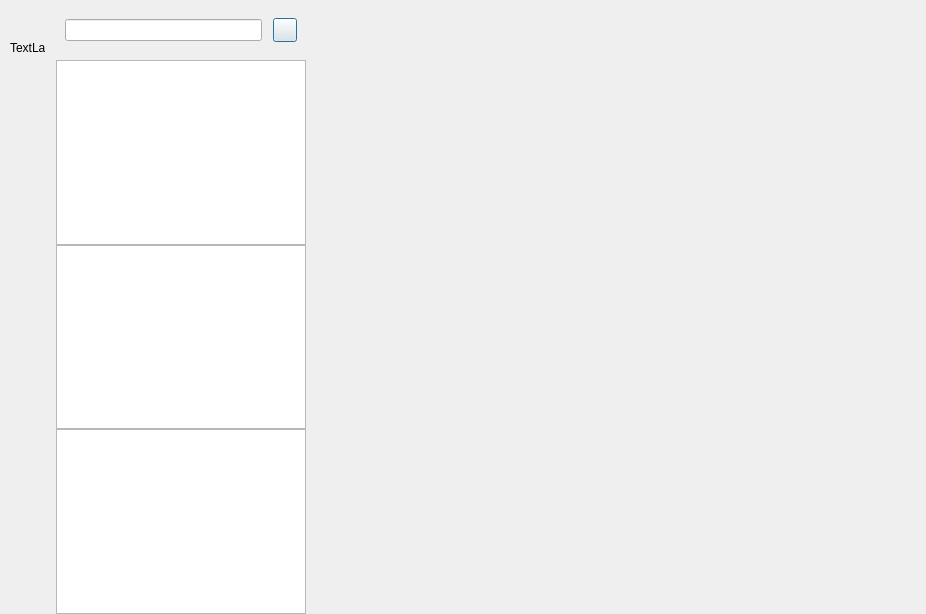
<?xml version="1.0" encoding="UTF-8"?>
<ui version="4.0">
 <class>ChatDialog</class>
 <widget class="QDialog" name="ChatDialog">
  <property name="geometry">
   <rect>
    <x>0</x>
    <y>0</y>
    <width>926</width>
    <height>614</height>
   </rect>
  </property>
  <property name="windowTitle">
   <string>Dialog</string>
  </property>
  <layout class="QHBoxLayout" name="horizontalLayout">
   <property name="spacing">
    <number>0</number>
   </property>
   <property name="leftMargin">
    <number>0</number>
   </property>
   <property name="topMargin">
    <number>0</number>
   </property>
   <property name="rightMargin">
    <number>0</number>
   </property>
   <property name="bottomMargin">
    <number>0</number>
   </property>
   <item>
    <widget class="QWidget" name="side_bar" native="true">
     <property name="sizePolicy">
      <sizepolicy hsizetype="Fixed" vsizetype="Expanding">
       <horstretch>0</horstretch>
       <verstretch>0</verstretch>
      </sizepolicy>
     </property>
     <property name="minimumSize">
      <size>
       <width>56</width>
       <height>0</height>
      </size>
     </property>
     <property name="maximumSize">
      <size>
       <width>56</width>
       <height>16777215</height>
      </size>
     </property>
     <layout class="QVBoxLayout" name="verticalLayout">
      <property name="leftMargin">
       <number>10</number>
      </property>
      <property name="topMargin">
       <number>30</number>
      </property>
      <property name="rightMargin">
       <number>0</number>
      </property>
      <property name="bottomMargin">
       <number>0</number>
      </property>
      <item>
       <widget class="QWidget" name="widget" native="true">
        <layout class="QVBoxLayout" name="verticalLayout_3">
         <property name="spacing">
          <number>30</number>
         </property>
         <property name="leftMargin">
          <number>0</number>
         </property>
         <property name="topMargin">
          <number>0</number>
         </property>
         <property name="rightMargin">
          <number>0</number>
         </property>
         <property name="bottomMargin">
          <number>0</number>
         </property>
         <item>
          <widget class="QLabel" name="side_head_lb">
           <property name="minimumSize">
            <size>
             <width>35</width>
             <height>35</height>
            </size>
           </property>
           <property name="maximumSize">
            <size>
             <width>35</width>
             <height>35</height>
            </size>
           </property>
           <property name="text">
            <string>TextLabel</string>
           </property>
          </widget>
         </item>
         <item>
          <widget class="StateWidget" name="side_chat_lb" native="true">
           <property name="minimumSize">
            <size>
             <width>30</width>
             <height>30</height>
            </size>
           </property>
           <property name="maximumSize">
            <size>
             <width>30</width>
             <height>30</height>
            </size>
           </property>
          </widget>
         </item>
         <item>
          <widget class="StateWidget" name="side_contact_lb" native="true">
           <property name="minimumSize">
            <size>
             <width>30</width>
             <height>30</height>
            </size>
           </property>
           <property name="maximumSize">
            <size>
             <width>30</width>
             <height>30</height>
            </size>
           </property>
          </widget>
         </item>
        </layout>
       </widget>
      </item>
      <item>
       <spacer name="verticalSpacer">
        <property name="orientation">
         <enum>Qt::Orientation::Vertical</enum>
        </property>
        <property name="sizeHint" stdset="0">
         <size>
          <width>20</width>
          <height>40</height>
         </size>
        </property>
       </spacer>
      </item>
     </layout>
    </widget>
   </item>
   <item>
    <widget class="QWidget" name="chat_user_wid" native="true">
     <property name="maximumSize">
      <size>
       <width>250</width>
       <height>16777215</height>
      </size>
     </property>
     <layout class="QVBoxLayout" name="verticalLayout_2">
      <property name="spacing">
       <number>0</number>
      </property>
      <property name="leftMargin">
       <number>0</number>
      </property>
      <property name="topMargin">
       <number>0</number>
      </property>
      <property name="rightMargin">
       <number>0</number>
      </property>
      <property name="bottomMargin">
       <number>0</number>
      </property>
      <item>
       <widget class="QWidget" name="search_wid" native="true">
        <property name="minimumSize">
         <size>
          <width>0</width>
          <height>60</height>
         </size>
        </property>
        <property name="maximumSize">
         <size>
          <width>16777215</width>
          <height>60</height>
         </size>
        </property>
        <layout class="QHBoxLayout" name="horizontalLayout_2">
         <property name="spacing">
          <number>6</number>
         </property>
         <property name="leftMargin">
          <number>9</number>
         </property>
         <property name="topMargin">
          <number>9</number>
         </property>
         <property name="rightMargin">
          <number>9</number>
         </property>
         <property name="bottomMargin">
          <number>9</number>
         </property>
         <item>
          <widget class="CustomizeEdit" name="search_edit"/>
         </item>
         <item>
          <spacer name="horizontalSpacer">
           <property name="orientation">
            <enum>Qt::Orientation::Horizontal</enum>
           </property>
           <property name="sizeType">
            <enum>QSizePolicy::Policy::Fixed</enum>
           </property>
           <property name="sizeHint" stdset="0">
            <size>
             <width>5</width>
             <height>20</height>
            </size>
           </property>
          </spacer>
         </item>
         <item>
          <widget class="ClickedBtn" name="add_btn">
           <property name="minimumSize">
            <size>
             <width>24</width>
             <height>24</height>
            </size>
           </property>
           <property name="maximumSize">
            <size>
             <width>24</width>
             <height>24</height>
            </size>
           </property>
           <property name="text">
            <string/>
           </property>
          </widget>
         </item>
        </layout>
       </widget>
      </item>
      <item>
       <widget class="ChatUserList" name="chat_user_list"/>
      </item>
      <item>
       <widget class="SearchList" name="search_list"/>
      </item>
      <item>
       <widget class="ContactUserList" name="con_user_list"/>
      </item>
     </layout>
    </widget>
   </item>
   <item>
    <widget class="QStackedWidget" name="stackedWidget">
     <widget class="ChatPage" name="chat_page"/>
     <widget class="FriendInfoPage" name="friend_info_page"/>
     <widget class="ApplyFriendPage" name="friend_apply_page"/>
    </widget>
   </item>
  </layout>
 </widget>
 <customwidgets>
  <customwidget>
   <class>ClickedBtn</class>
   <extends>QPushButton</extends>
   <header location="global">clickedbtn.h</header>
  </customwidget>
  <customwidget>
   <class>CustomizeEdit</class>
   <extends>QLineEdit</extends>
   <header location="global">customizeedit.h</header>
  </customwidget>
  <customwidget>
   <class>ChatUserList</class>
   <extends>QListWidget</extends>
   <header location="global">chatuserlist.h</header>
  </customwidget>
  <customwidget>
   <class>ChatPage</class>
   <extends>QWidget</extends>
   <header>chatpage.h</header>
   <container>1</container>
  </customwidget>
  <customwidget>
   <class>StateWidget</class>
   <extends>QWidget</extends>
   <header location="global">statewidget.h</header>
   <container>1</container>
  </customwidget>
  <customwidget>
   <class>SearchList</class>
   <extends>QListWidget</extends>
   <header>searchlist.h</header>
  </customwidget>
  <customwidget>
   <class>ContactUserList</class>
   <extends>QListWidget</extends>
   <header location="global">contactuserlist.h</header>
  </customwidget>
  <customwidget>
   <class>ApplyFriendPage</class>
   <extends>QWidget</extends>
   <header location="global">applyfriendpage.h</header>
   <container>1</container>
  </customwidget>
  <customwidget>
   <class>FriendInfoPage</class>
   <extends>QWidget</extends>
   <header location="global">friendinfopage.h</header>
   <container>1</container>
  </customwidget>
 </customwidgets>
 <resources/>
 <connections/>
</ui>
